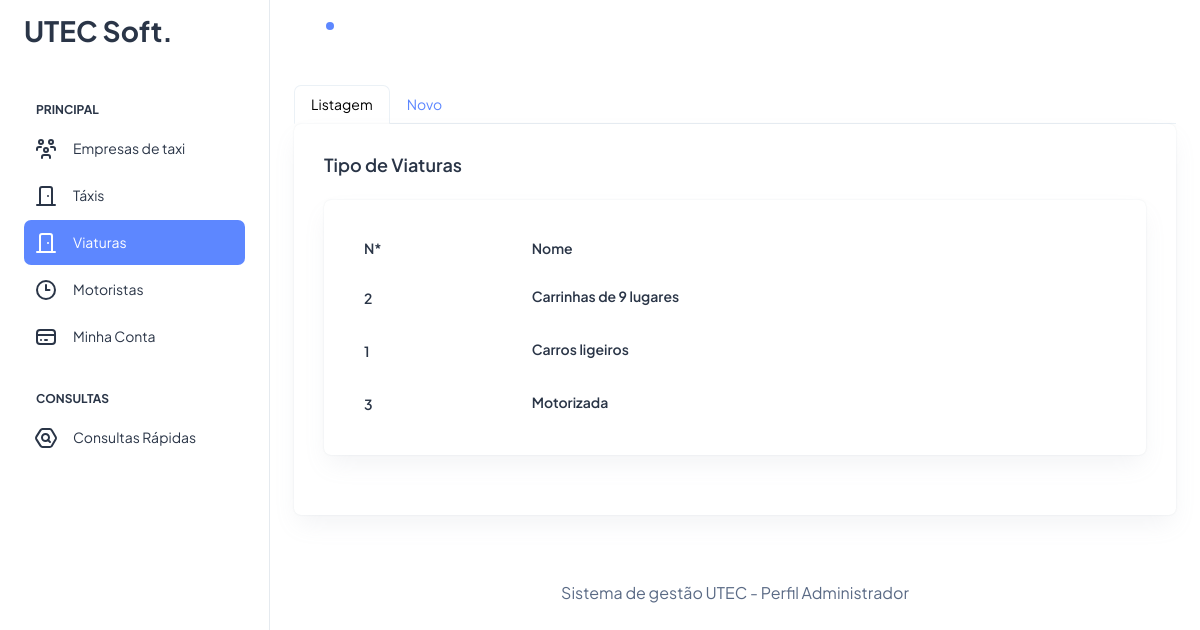
Screenshot of /utec-web/view/viaturas.php (signed in) with the database file from the repository.
### tables this page shows
CREATE TABLE `tipodeviatura` (
  `codTDV` int(11) NOT NULL,
  `tipo` varchar(50) NOT NULL
);

### utec-web/repository/DbConexao.php (called while the page is built)
<?php
class DbConexao {
     private static $instance = NULL;
    public static function getInstance() {
        if (!isset(self::$instance)) {
            try {
                self:: $instance = new PDO("mysql:host=localhost;dbname=dbtaxi", 'root', '');
                self:: $instance->setAttribute(PDO::ATTR_ERRMODE, PDO::ERRMODE_EXCEPTION);
            } catch (PDOException $e) {
                echo $e->getMessage();
            }
        }
        return self::$instance;
    }
}

### utec-web/services/TaxiService.php (called while the page is built, shortened)
<?php
require_once '../repository/TaxiRepository.php';
class TaxiService {
      private $taxiRepository = NULL;
    public function __construct() {
        $this->taxiRepository = new TaxiRepository();
    }
    public function viewTabelaTipo() {
        try {
            $res = $this->taxiRepository->viewTabelaTipo();
            return $res;
        } catch (Exception $e) {
            throw $e;
        }
    }
}

### utec-web/repository/TaxiRepository.php (the view, shortened to what this page needs)
<?php
include_once('DbConexao.php');
class TaxiRepository {
      function __construct() {
        $this->db = DbConexao::getInstance();
    }
                ?>
            <?php
      public function viewTabelaTipo() {
        $stmt = $this->db->prepare("SELECT * FROM tipodeviatura");
        $stmt->execute();
        $result = $stmt->fetchAll();
        foreach ($result as $empresa) {
            ?>
            <tr>
                <td class="border-bottom-0">
                    <h6 class="fw-semibold mb-0"><?php echo $empresa['codTDV'] ?></h6>
                </td>
                <td class="border-bottom-0">
                    <h6 class="fw-semibold mb-1"><?Php echo $empresa['tipo'] ?></h6>
                </td>
            </tr>
            <?php
        }
    }
}

### rows the page displays
tipodeviatura: codTDV "2", tipo "Carrinhas de 9 lugares"
tipodeviatura: codTDV "1", tipo "Carros ligeiros"
tipodeviatura: codTDV "3", tipo "Motorizada"
